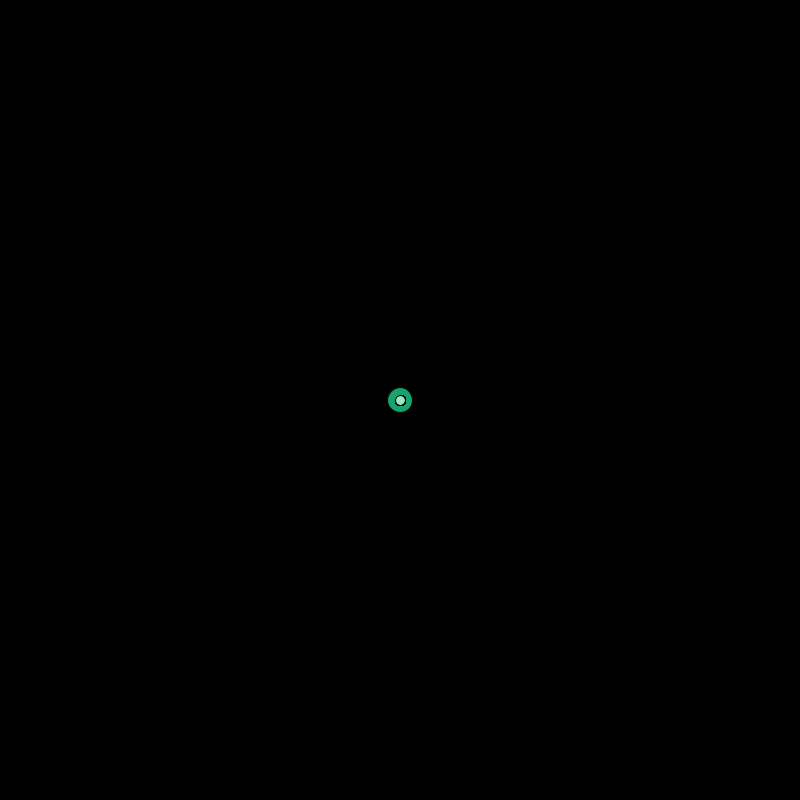
Frame 1 (no input)
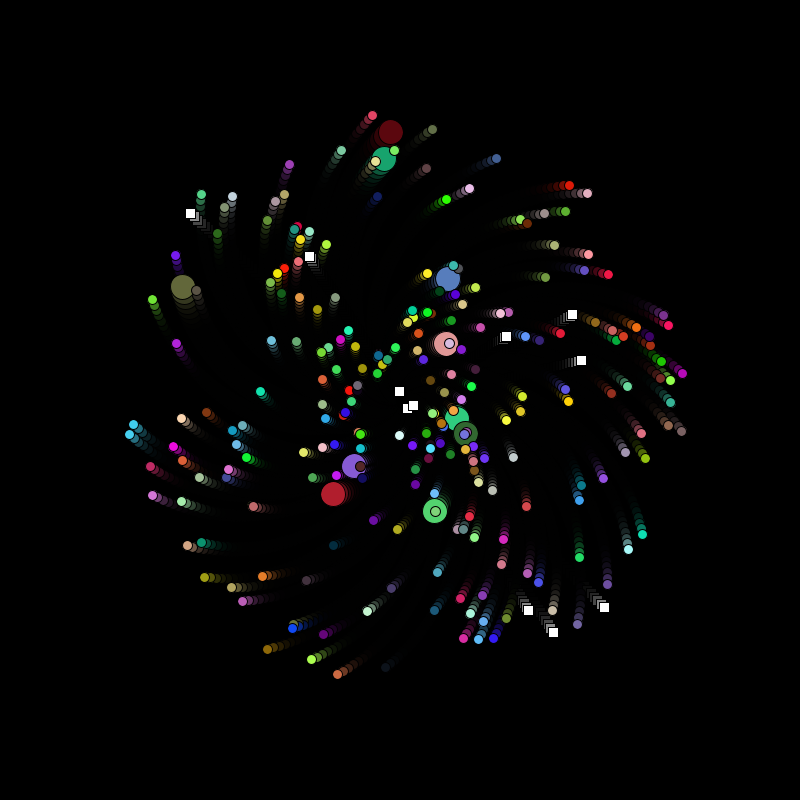
Frame 60 (the mouse pressed at the canvas centre just before this capture)
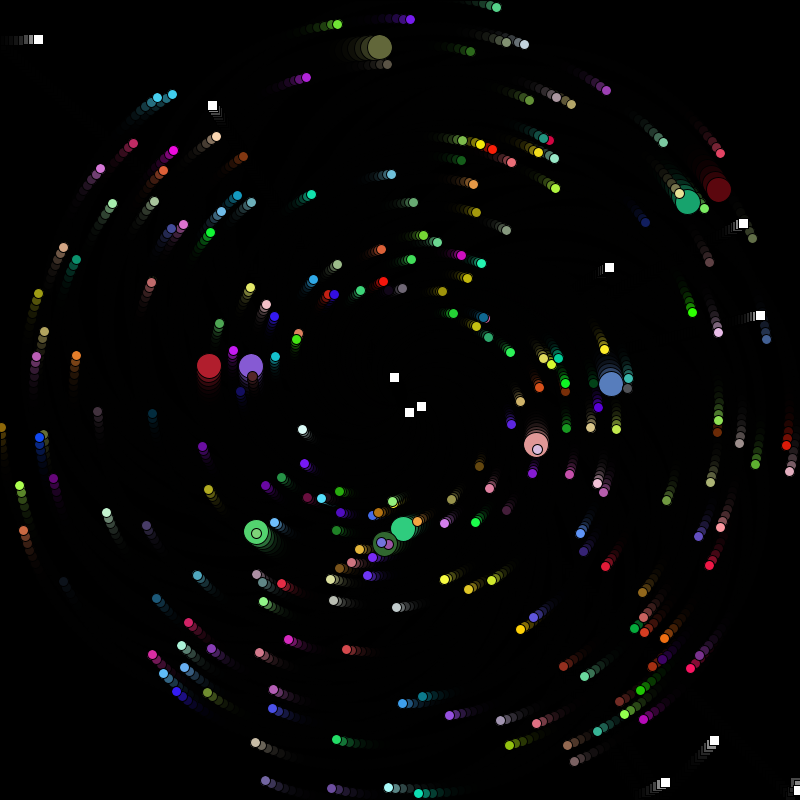
Frame 120 (the mouse held since frame 60 and released just before this capture)

The Processing sketch that drew these frames (run headless with seeded random() and noise(); from frame 60 on, the mouse is pressed at the canvas centre):

// Processing sketch: processing_136455
// ── processing_136455.pde

public final static int num = 250;
    Point[] some = new Point[num];
    
    public void setup() {
        size(800,800);
        for (int i = 0; i < num; i++) {
            if (i <= 10) {
                some[i] = new Odd();
            }
            else if (i <= 20) {
                some[i] = new Jumbo();
            }
            else {
                some[i] = new Particle();
            }
        }
        background(0);
    }

    public void draw() {
        fill(0,0,0,120);
        rect(0,0,width,height);
        for (int i = 0; i < num; i++) {
            some[i].show();
            some[i].move();
        }
    }
    
    interface Point {
        public void move();
        public void show();
    }
    
    class Particle implements Point {
        protected double x, y, angle, speed;
        protected int clr, sizeX, sizeY;
        public Particle() {
            x = width/2;
            y = height/2;
            angle = Math.random() * 6 * Math.PI;
            speed = Math.random() * 5;
            sizeX = 10;
            sizeY = 10;
            clr = color((int)(Math.random()*256),(int)(Math.random()*256),(int)(Math.random()*256));
        }
        public void move() {
            x = x + Math.cos(angle) * speed;
            y = y + Math.sin(angle) * speed;
            angle = angle + .03;
            if(speed < 7) {
                speed += .02;
            }
            else {
                speed -= .01;
            }
        }
        public void show() {
            fill(clr);
            ellipse((float)x, (float)y, sizeX, sizeY);
        }
    }
    
    class Jumbo extends Particle {
         public Jumbo() {
            sizeX = 25;
            sizeY = 25;
        }
    }
    
    class Odd implements Point {
        private double x, y, angle, speed;
        private int clr;
        public Odd() {
            x = width/2;
            y = height/2;
            angle = Math.random() * 6 * Math.PI;
            speed = Math.random() * 5;
            clr = color(255);
        }
        public void move() {
            x = x + Math.cos(angle) * speed;
            y = y + Math.sin(angle) * speed;
            if (x >= 790) {
                angle = (Math.random() * 2 * Math.PI + 1) / 2;
            }
            else if (x <= 0) {
                angle = (Math.random() * 2 * Math.PI + 3 * Math.PI) / 2;
            }
            if (y >= 790) {
                angle = (Math.random() * Math.PI + Math.PI);
            }
            else if (y <= 0) {
                angle = Math.random() * Math.PI;
            }
        }
        public void show() {
            fill(clr);
            rect((float)x, (float)y, 10, 10);
        }
    }
